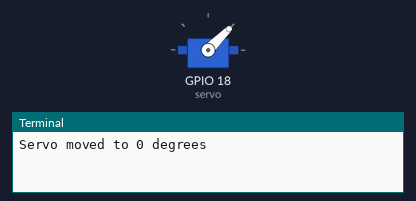
Recording of a program running on a simulated Raspberry Pi (BCM pin numbers). Shown: servo, the last lines printed to the terminal. Servo angles are drawn from the pulse width (0.5 ms = 0°, 2.5 ms = 180°).

Above: at 0.05 s.
At 1.5 s:
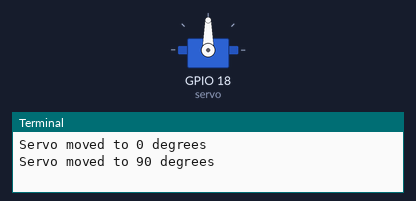
At 3.0 s:
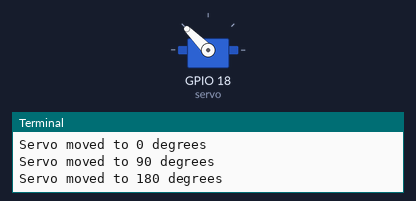
Timing chart, 0 to 6.9 s (numbered marks = the images above):
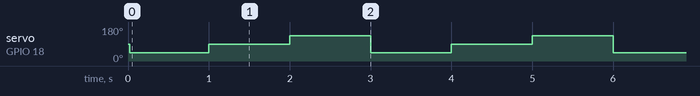

The program:

9._Servo_gpiozero.py
```python
from gpiozero import Servo
from time import sleep

servo = Servo(18)

try:
    while True:
        servo.min()
        print("Servo moved to 0 degrees")
        sleep(1)

        servo.mid()
        print("Servo moved to 90 degrees")
        sleep(1)

        servo.max()
        print("Servo moved to 180 degrees")
        sleep(1)

except KeyboardInterrupt:
    print("Keyboard interrupt detected. Exiting program.")

finally:
    servo.close()
```

Measured:
- by itself, servo on GPIO 18 (servo): repeats every 3.0 s: 90° 1.0 s, 135° 1.0 s, 45° 1.0 s
